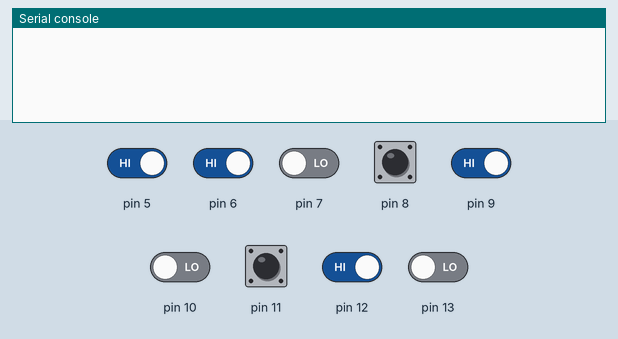
Recording of a program running on a simulated MicroPython board. On the bench: the last lines printed to the serial console. The test bench sets the inputs (shaded band); at power-on: pin 5, pin 6, pin 8, pin 9, pin 11, pin 12 HIGH, pin 7, pin 10, pin 13 LOW.

Above: at 1.2 s.
1.3 s: pin 5 driven LOW
At 2.5 s:
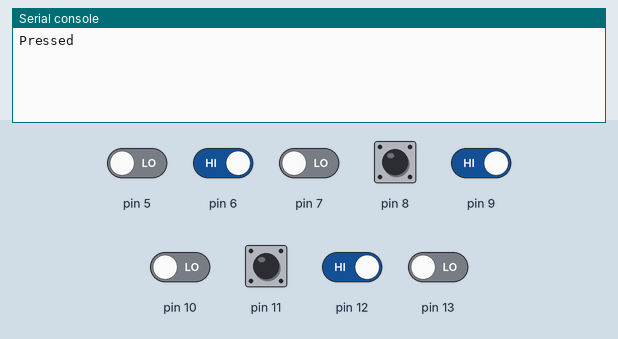
2.8 s: pin 6 driven LOW
At 3.7 s:
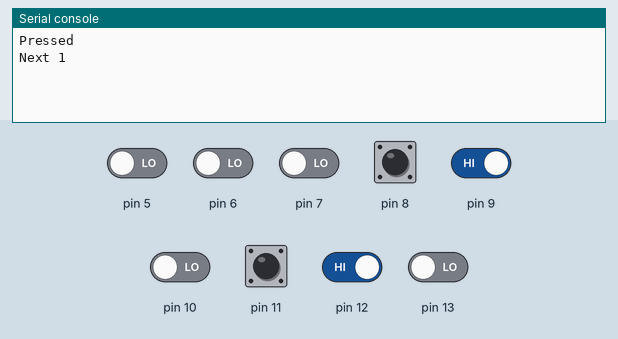
4.3 s: pin 9 driven LOW
At 4.8 s:
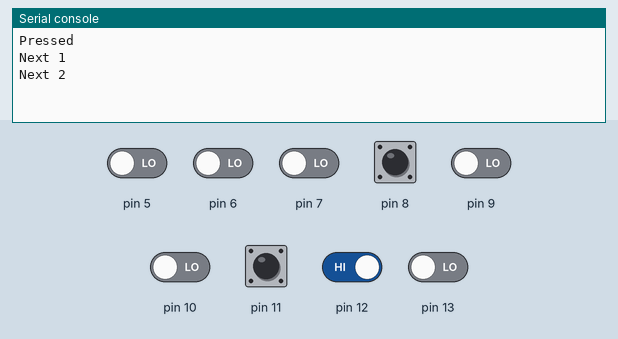
5.8 s: pin 12 driven LOW
At 7.2 s:
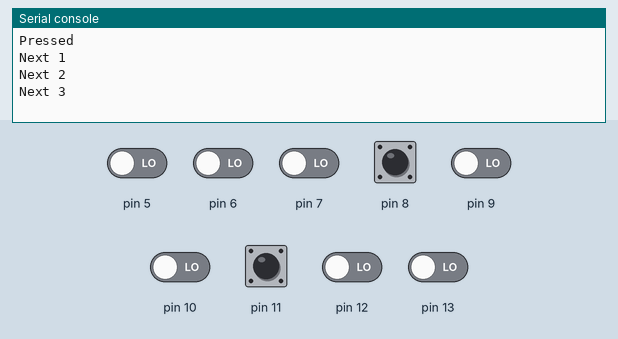

The program:

RoterySwitch.py
```python
from machine import Pin
from utime import sleep

class RoterySwitch:
    _moveUp = None #callback when moving up
    _moveDown = None #callback when moving up

    def __init__(self, pinA, pinB, callbackUp, callbackDown, pinButton, callbackPressed, debug = False):
        self._pinA 		 = Pin(pinA, Pin.IN )#, Pin.PULL_UP)
        self._pinB 		 = Pin(pinB, Pin.IN )#, Pin.PULL_UP)
        self._pinPressed = Pin(pinButton, Pin.IN )
        self._debug = debug
        self._callbackUp = callbackUp
        self._callbackDown = callbackDown
        self._callbackPressed = callbackPressed

        if callbackUp != None or callbackDown != None:
            self._pinA.irq(trigger=Pin.IRQ_FALLING, handler=self.rotate)
        if callbackPressed != None:
            self._pinPressed.irq(trigger=Pin.IRQ_FALLING, handler=self._pressed)

    def _pressed(self, pin):
        self._pinPressed.irq(handler=None)
        self._callbackPressed()
        sleep(0.3)
        if self._debug:
            print("Pressed", self._pinPressed.value())
        self._pinPressed.irq(handler=self._pressed)


    def rotate(self, pin):
        if self._pinB.value() == 1:
            if self._debug:
                print("Up")
            if self._callbackUp != None:
                self._callbackUp()
        else:
            if self._debug:
                print("Down")
            if self._callbackDown != None:
                self._callbackDown()

if __name__ == "__main__":
    value = 0
    def prevValue():
        global value
        value -= 1
        print("Prev", value)
    def nextValue():
        global value
        value += 1
        print("Next", value)
    def pressed():
        print("Pressed")

    changer1    = RoterySwitch( 6,  7, prevValue, nextValue,  5, pressed, False)
    changer2    = RoterySwitch( 9, 10, prevValue, nextValue,  8, pressed, False)
    changer3    = RoterySwitch(12, 13, prevValue, nextValue, 11, pressed, False)


    while True:
        machine.idle() # Delay to prevent excessive CPU usage


            
```

Measured:
- after the input at 1.3 s, the serial console: prints a new line at once (image 1)
- after the input at 2.8 s, the serial console: prints a new line at once (image 2)
- after the input at 4.3 s, the serial console: prints a new line at once (image 3)
- after the input at 5.8 s, the serial console: prints a new line at once (image 4)
